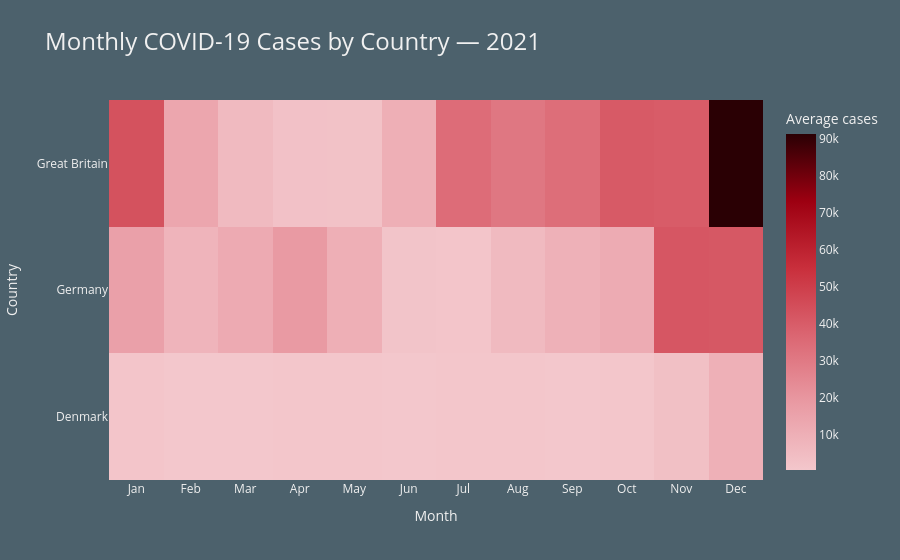

Notebook code for this chart:
### Markdown cell above
## Heatmap: cases by country and month

This heatmap shows average monthly cases for Denmark, Germany, and Great Britain.

Viewing one year at a time makes it easier to compare the timing and intensity of waves across countries.

### Code cell
year_to_plot = 2021

month_order = ["Jan", "Feb", "Mar", "Apr", "May", "Jun",
               "Jul", "Aug", "Sep", "Oct", "Nov", "Dec"]

heat_cases = epi_monthly_agg[epi_monthly_agg["year"] == year_to_plot].copy()
heat_cases["month_name"] = pd.Categorical(heat_cases["month_name"], categories=month_order, ordered=True)
heat_cases = heat_cases.sort_values(["country", "month"])

fig = px.density_heatmap(
    heat_cases,
    x="month_name",
    y="country",
    z="avg_cases",
    histfunc="avg",
    color_continuous_scale=[
        [0.0, "#F3C7CC"],
        [0.20, "#E99AA3"],
        [0.40, "#DB6672"],
        [0.60, "#C92F3C"],
        [0.80, "#9D0011"],
        [1.00, "#2A0004"],
    ],
    title=f"Monthly COVID-19 Cases by Country — {year_to_plot}"
)

fig.update_layout(
    paper_bgcolor="#4C616C",
    plot_bgcolor="#4C616C",
    font=dict(color="#F0F0F0"),
    title_font=dict(size=24, color="#F0F0F0"),
    xaxis_title="Month",
    yaxis_title="Country",
    coloraxis_colorbar=dict(
        title=dict(text="Average cases", font=dict(color="#F0F0F0")),
        tickfont=dict(color="#F0F0F0")
    )
)

fig.update_xaxes(showgrid=False)
fig.update_yaxes(showgrid=False)

fig.show()

### Figure 1 — Plotly figure (JSON) as saved in the notebook; plotly's stock layout.template omitted (floating-point values rounded to 4 significant figures)
{"data": [{"coloraxis": "coloraxis", "histfunc": "avg", "hovertemplate": "month_name=%{x}<br>country=%{y}<br>avg of avg_cases=%{z}<extra></extra>", "name": "", "type": "histogram2d", "x": ["Jan", "Feb", "Mar", "Apr", "May", "Jun", "Jul", "Aug", "Sep", "Oct", "Nov", "Dec", "Jan", "Feb", "Mar", "Apr", "May", "Jun", "Jul", "Aug", "Sep", "Oct", "Nov", "Dec", "Jan", "Feb", "Mar", "Apr", "May", "Jun", "Jul", "Aug", "Sep", "Oct", "Nov", "Dec"], "xaxis": "x", "xbingroup": "x", "y": ["Denmark", "Denmark", "Denmark", "Denmark", "Denmark", "Denmark", "Denmark", "Denmark", "Denmark", "Denmark", "Denmark", "Denmark", "Germany", "Germany", "Germany", "Germany", "Germany", "Germany", "Germany", "Germany", "Germany", "Germany", "Germany", "Germany", "Great Britain", "Great Britain", "Great Britain", "Great Britain", "Great Britain", "Great Britain", "Great Britain", "Great Britain", "Great Britain", "Great Britain", "Great Britain", "Great Britain"], "yaxis": "y", "ybingroup": "y", "z": [1155.0, 454.6, 603.2, 677.4, 952.9, 423.3, 735.7, 938.7, 441.9, 922.6, 3349.0, 9548.0, 16000.0, 8172.0, 12060.0, 18480.0, 10200.0, 1711.0, 1305.0, 5750.0, 9248.0, 11640.0, 41860.0, 41280.0, 43490.0, 13760.0, 5658.0, 2722.0, 2432.0, 10090.0, 34480.0, 30950.0, 34090.0, 40770.0, 40040.0, 91210.0]}], "layout": {"coloraxis": {"colorbar": {"tickfont": {"color": "#F0F0F0"}, "title": {"font": {"color": "#F0F0F0"}, "text": "Average cases"}}, "colorscale": [[0, "#F3C7CC"], [0.2, "#E99AA3"], [0.4, "#DB6672"], [0.6, "#C92F3C"], [0.8, "#9D0011"], [1, "#2A0004"]]}, "font": {"color": "#F0F0F0"}, "legend": {"tracegroupgap": 0}, "paper_bgcolor": "#4C616C", "plot_bgcolor": "#4C616C", "title": {"font": {"color": "#F0F0F0", "size": 24}, "text": "Monthly COVID-19 Cases by Country — 2021"}, "xaxis": {"anchor": "y", "domain": [0, 1], "showgrid": false, "title": {"text": "Month"}}, "yaxis": {"anchor": "x", "domain": [0, 1], "showgrid": false, "title": {"text": "Country"}}}}
